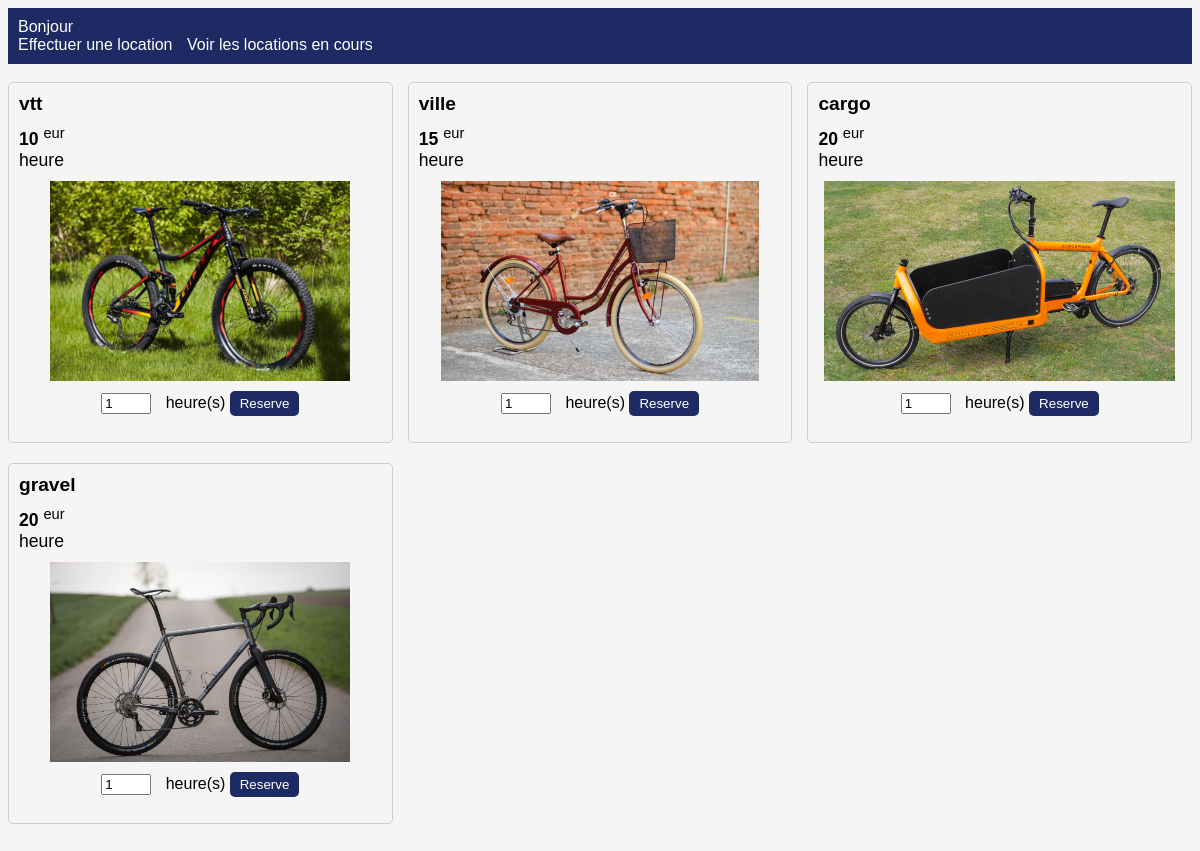
Page /rental.php on the committed database.
### tables this page shows
CREATE TABLE IF NOT EXISTS `velo` (
  `ID_velo` int(11) AUTO_INCREMENT,
  `Modele` varchar(20) NOT NULL,
  `Tarif` int(11) NOT NULL,
  `Image` varchar(50) NOT NULL,
  PRIMARY KEY (`ID_velo`)
);

### rental.php (the view, shortened to what this page needs)
<?php
include 'bd_access.php';
?>
<html>
<head>
    <link rel="stylesheet" href="style.css">
</head>
<body>
    <?php
    include "menu.php";
    ?>
    <br />
    <?php
    $date = date('Y-m-d H:i:s');
    $velodispo = $bdd->prepare('SELECT * FROM velo WHERE ID_velo NOT IN(SELECT ID_velo FROM location WHERE Fin > :date)');
    $velodispo->execute(array(
        'date' => $date
    ));
    ?>
    <div class="velo-list">
        <?php
        while ($row = $velodispo->fetch()) {
        ?>
            <div class="velo-item">
                <div class="velo-model"><?php echo $row['Modele']; ?></div>
                <div class="velo-price"><strong><?php echo $row['Tarif']; ?></strong>  <sup>eur</sup><br>heure</div>
                <div class="velo-image"><img src="<?php echo $row['Image']; ?>"></div>
                <div class="velo-reservation">
                    <form action="book.php" method="post">
                        <input type="number" id="duree" name="duree" value="1" size="2" min="1" max="5"> heure(s)
                        <button name="id_velo" value="<?php echo $row['ID_velo']; ?>">Reserve</button>
                    </form>
                </div>
            </div>
        <?php
        }
        ?>
    </div>
</body>
</html>

### style.css (style rules this page uses)
body { font-family: Arial, sans-serif; background-color: #f5f5f5; }
.velo-list { display: flex; flex-wrap: wrap; justify-content: space-between; }
.velo-item { width: calc(33.33% - 10px); margin-bottom: 20px; background-color: #f5f5f5; border: 1px solid #ccc; border-radius: 5px; padding: 10px; box-sizing: border-box; }
.velo-model { font-weight: bold; font-size: 1.2em; margin-bottom: 10px; }
.velo-price { font-size: 1.1em; margin-bottom: 10px; }
.velo-image { text-align: center; margin-bottom: 10px; }
.velo-image img { max-width: 100%; max-height: 200px; }
.velo-reservation { text-align: center; }
.velo-reservation form { display: inline-block; }
.velo-reservation input[type="number"] { width: 50px; margin-right: 10px; }
.velo-reservation button { background-color: #1e2a64; color: #fff; border: none; padding: 5px 10px; border-radius: 5px; cursor: pointer; }

### rows in the picture
velo: Modele "vtt", Tarif "10", Image (picture)
velo: Modele "ville", Tarif "15", Image (picture), $row['ID_velo'] 2 (drawn)
velo: Modele "cargo", Tarif "20", Image (picture), $row['ID_velo'] 3 (drawn)
velo: Modele "gravel", Tarif "20", Image (picture), $row['ID_velo'] 4 (drawn)

### other values in the picture
$label "Effectuer une location"
$label "Voir les locations en cours"
